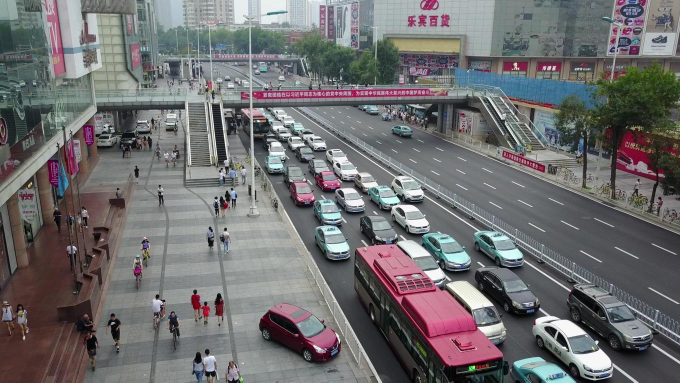
//> input picture pic/0000296_01001_d_0000040.jpg, 1360 x 765 px (shown at 1/2 size)
$ ./debug1   (built with g++ and OpenCV 4)
//> lines starting //> are read from the running program, lines starting //| are printed output that depends on the picture
#include <opencv2/opencv.hpp>
#include <opencv2/highgui.hpp>
#include <iostream>
using namespace std;
int main(int argc, char const *argv[])
{
    cv::Mat img = cv::imread("./pic/0000296_01001_d_0000040.jpg");
//> img is the input picture: 765 rows x 1360 cols, CV_8UC3; mean B, G, R 110.8, 109.6, 110.8
    size_t src_w = img.cols;
//> src_w = 1360
    size_t src_h = img.rows;
//> src_h = 765
    uint32_t dst_w = 640;
    uint32_t dst_h = 640;

    if (src_h != dst_h || src_w != dst_w) {
      cv::Mat dst(dst_h, dst_w, CV_8UC3, cv::Scalar(0, 0, 0));
      const float scaling_factors = std::min(1.0 * dst_w / src_w, 1.0 * dst_h / src_h);
//> scaling_factors = 0.471
      cv::Mat resized(src_h * scaling_factors, src_w * scaling_factors, CV_8UC3);
      cv::resize(img, resized, cv::Size(resized.cols, resized.rows));
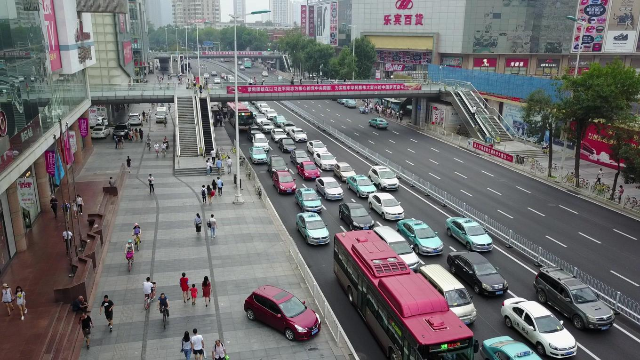
//> resized: 360 rows x 640 cols, CV_8UC3; mean B, G, R 110.7, 109.5, 110.7
      cv::Rect roi;
      roi.x = (dst.cols - resized.cols) / 2;
//> roi = Rect(0, 0, 0, 0)
      roi.y = (dst.rows - resized.rows) / 2;
//> roi = Rect(0, 140, 0, 0)
      roi.width = resized.cols;
//> roi = Rect(0, 140, 640, 0)
      roi.height = resized.rows;

      resized.copyTo(dst(roi));
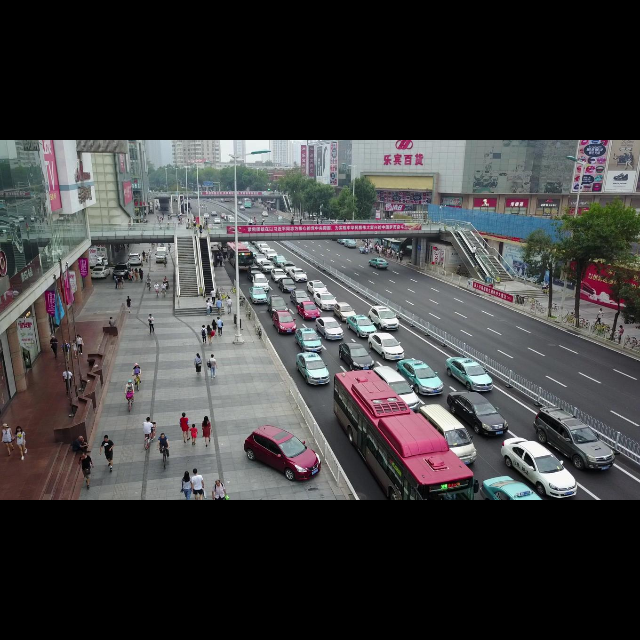
//> dst: 640 rows x 640 cols, CV_8UC3; mean B, G, R 62.2, 61.6, 62.3
      img = dst;
    }
    cv::imshow("img",img);
    cv::waitKey();
        return 0;
}
